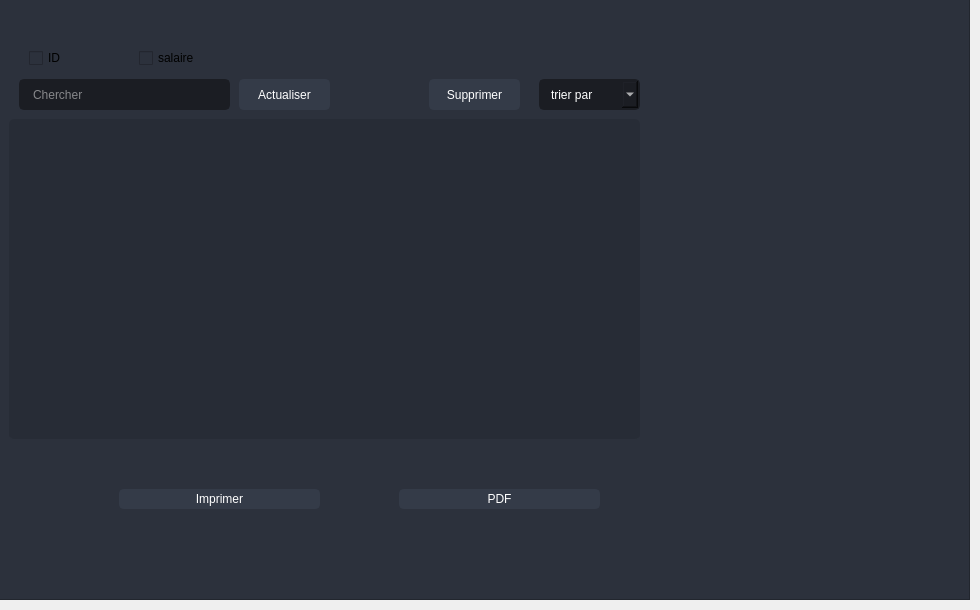
                    <widget class="QWidget" name="tab_2">
                     <attribute name="title">
                      <string>Afficher les profils</string>
                     </attribute>
                     <widget class="QFrame" name="frame_3">
                      <property name="geometry">
                       <rect>
                        <x>-1</x>
                        <y>-1</y>
                        <width>971</width>
                        <height>601</height>
                       </rect>
                      </property>
                      <property name="styleSheet">
                       <string notr="true">background-color: rgb(44, 49, 60);</string>
                      </property>
                      <property name="frameShape">
                       <enum>QFrame::StyledPanel</enum>
                      </property>
                      <property name="frameShadow">
                       <enum>QFrame::Raised</enum>
                      </property>
                      <widget class="QLineEdit" name="chercher_profil">
                       <property name="geometry">
                        <rect>
                         <x>20</x>
                         <y>80</y>
                         <width>211</width>
                         <height>31</height>
                        </rect>
                       </property>
                       <property name="styleSheet">
                        <string notr="true">
QLineEdit {
	color: rgb(44, 49, 60);
	background-color: rgb(27, 29, 35);
	border-radius: 5px;
	border: 2px solid rgb(27, 29, 35);
	padding-left: 10px;
   color:rgb(242, 242, 242)
}
QLineEdit:hover {
	border: 2px solid rgb(64, 71, 88);
background-image: url(:/16x16/icons/16x16/cil-magnifying-glass.png);
	background-position: right center;
    background-repeat: no-repeat;
}
QLineEdit:focus {
	border: 2px solid rgb(91, 101, 124);
background-image: url(:/16x16/icons/16x16/cil-magnifying-glass.png);
	background-position: right center;
    background-repeat: no-repeat;
}

QLabel
{color: rgb(255, 255, 255);
}</string>
                       </property>
                       <property name="placeholderText">
                        <string>Chercher</string>
                       </property>
                      </widget>
                      <widget class="QPushButton" name="pushButton_21">
                       <property name="geometry">
                        <rect>
                         <x>430</x>
                         <y>80</y>
                         <width>91</width>
                         <height>31</height>
                        </rect>
                       </property>
                       <property name="styleSheet">
                        <string notr="true">QPushButton {
	color: rgb(255, 255, 255);
	border: 2px solid rgb(52, 59, 72);
	font: 9pt &quot;Segoe UI&quot;;
	border-radius: 5px;	
	background-color: rgb(52, 59, 72);
}
QPushButton:hover {
	background-color: rgb(57, 65, 80);
	border: 2px solid rgb(61, 70, 86);
}
QPushButton:pressed {	
	background-color: rgb(35, 40, 49);
	border: 2px solid rgb(43, 50, 61);
}</string>
                       </property>
                       <property name="text">
                        <string>Supprimer</string>
                       </property>
                      </widget>
                      <widget class="QTableView" name="tab_profil">
                       <property name="geometry">
                        <rect>
                         <x>10</x>
                         <y>120</y>
                         <width>631</width>
                         <height>321</height>
                        </rect>
                       </property>
                       <property name="styleSheet">
                        <string notr="true">QTableView {	
	background-color: rgb(39, 44, 54);
	padding: 10px;
	border-radius: 5px;
	gridline-color: rgb(44, 49, 60);
	border-bottom: 1px solid rgb(44, 49, 60);
}
QHeaderView::section {
	color: rgb(255, 255, 255);
	border: 2px solid rgb(52, 59, 72);
	font: 9pt &quot;Segoe UI&quot;;
	border-radius: 5px;	
	background-color: rgb(52, 59, 72);}
QScrollBar:horizontal {
    border: none;
    background: rgb(52, 59, 72);
    height: 14px;
    margin: 0px 21px 0 21px;
	border-radius: 0px;
}
 QScrollBar:vertical {
	border: none;
    background: rgb(52, 59, 72);
    width: 14px;
    margin: 21px 0 21px 0;
	border-radius: 0px;
 }</string>
                       </property>
                      </widget>
                      <widget class="QCheckBox" name="check_ID">
                       <property name="geometry">
                        <rect>
                         <x>30</x>
                         <y>50</y>
                         <width>70</width>
                         <height>18</height>
                        </rect>
                       </property>
                       <property name="text">
                        <string>ID</string>
                       </property>
                      </widget>
                      <widget class="QCheckBox" name="check_salaire">
                       <property name="geometry">
                        <rect>
                         <x>140</x>
                         <y>50</y>
                         <width>70</width>
                         <height>18</height>
                        </rect>
                       </property>
                       <property name="text">
                        <string>salaire</string>
                       </property>
                      </widget>
                      <widget class="QComboBox" name="comboBox_4">
                       <property name="geometry">
                        <rect>
                         <x>540</x>
                         <y>80</y>
                         <width>101</width>
                         <height>31</height>
                        </rect>
                       </property>
                       <property name="styleSheet">
                        <string notr="true">QComboBox{
	background-color: rgb(27, 29, 35);
	border-radius: 5px;
	border: 2px solid rgb(27, 29, 35);
	padding: 5px;
	padding-left: 10px;
	color: rgb(255, 255, 255);
	font: 10pt &quot;Segoe UI&quot;;
}
QComboBox:hover{
	border: 2px solid rgb(64, 71, 88);
}
QComboBox QAbstractItemView {
	color: rgb(85, 170, 255);	
	background-color: rgb(27, 29, 35);
	padding: 10px;
	selection-background-color: rgb(39, 44, 54);
}</string>
                       </property>
                       <item>
                        <property name="text">
                         <string>trier par</string>
                        </property>
                       </item>
                       <item>
                        <property name="text">
                         <string>ID</string>
                        </property>
                       </item>
                       <item>
                        <property name="text">
                         <string>nom profil</string>
                        </property>
                       </item>
                       <item>
                        <property name="text">
                         <string>salaire</string>
                        </property>
                       </item>
                       <item>
                        <property name="text">
                         <string>nombre des agents</string>
                        </property>
                       </item>
                      </widget>
                      <widget class="QPushButton" name="pdf">
                       <property name="geometry">
                        <rect>
                         <x>400</x>
                         <y>490</y>
                         <width>201</width>
                         <height>20</height>
                        </rect>
                       </property>
                       <property name="styleSheet">
                        <string notr="true">QPushButton {
	color: rgb(255, 255, 255);
	border: 2px solid rgb(52, 59, 72);
	font: 9pt &quot;Segoe UI&quot;;
	border-radius: 5px;	
	background-color: rgb(52, 59, 72);
}
QPushButton:hover {
	background-color: rgb(57, 65, 80);
	border: 2px solid rgb(61, 70, 86);
background-image: url(:/16x16/icons/16x16/cil-print.png);
	background-position: Right center;
    background-repeat: no-repeat;
}
QPushButton:pressed {	
	background-color: rgb(35, 40, 49);
	border: 2px solid rgb(43, 50, 61);
}</string>
                       </property>
                       <property name="text">
                        <string>PDF</string>
                       </property>
                      </widget>
                      <widget class="QPushButton" name="imprimer">
                       <property name="geometry">
                        <rect>
                         <x>120</x>
                         <y>490</y>
                         <width>201</width>
                         <height>20</height>
                        </rect>
                       </property>
                       <property name="styleSheet">
                        <string notr="true">QPushButton {
	color: rgb(255, 255, 255);
	border: 2px solid rgb(52, 59, 72);
	font: 9pt &quot;Segoe UI&quot;;
	border-radius: 5px;	
	background-color: rgb(52, 59, 72);
}
QPushButton:hover {
	background-color: rgb(57, 65, 80);
	border: 2px solid rgb(61, 70, 86);
background-image: url(:/16x16/icons/16x16/cil-print.png);
	background-position: Right center;
    background-repeat: no-repeat;
}
QPushButton:pressed {	
	background-color: rgb(35, 40, 49);
	border: 2px solid rgb(43, 50, 61);
}</string>
                       </property>
                       <property name="text">
                        <string>Imprimer</string>
                       </property>
                      </widget>
                      <widget class="QPushButton" name="actualiser">
                       <property name="geometry">
                        <rect>
                         <x>240</x>
                         <y>80</y>
                         <width>91</width>
                         <height>31</height>
                        </rect>
                       </property>
                       <property name="styleSheet">
                        <string notr="true">QPushButton {
	color: rgb(255, 255, 255);
	border: 2px solid rgb(52, 59, 72);
	font: 9pt &quot;Segoe UI&quot;;
	border-radius: 5px;	
	background-color: rgb(52, 59, 72);
}
QPushButton:hover {
	background-color: rgb(57, 65, 80);
	border: 2px solid rgb(61, 70, 86);
}
QPushButton:pressed {	
	background-color: rgb(35, 40, 49);
	border: 2px solid rgb(43, 50, 61);
}</string>
                       </property>
                       <property name="text">
                        <string>Actualiser</string>
                       </property>
                      </widget>
                     </widget>
                    </widget>
